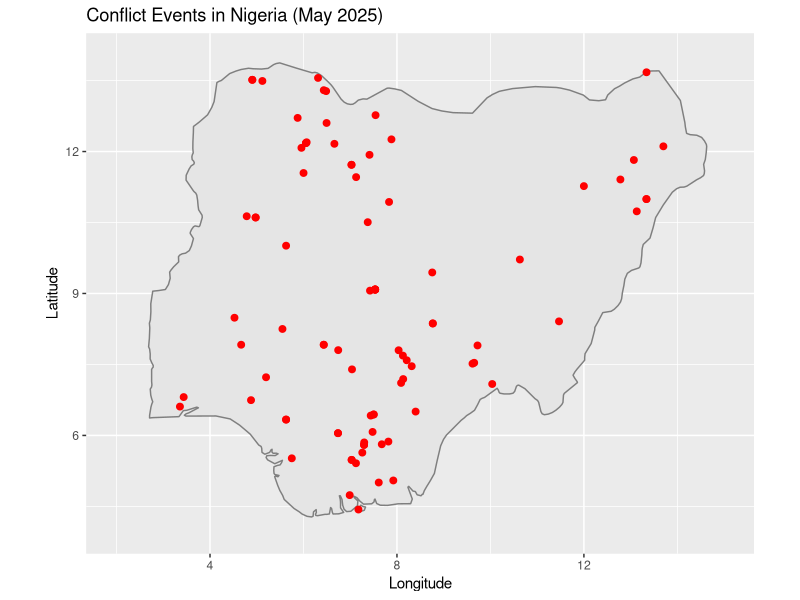
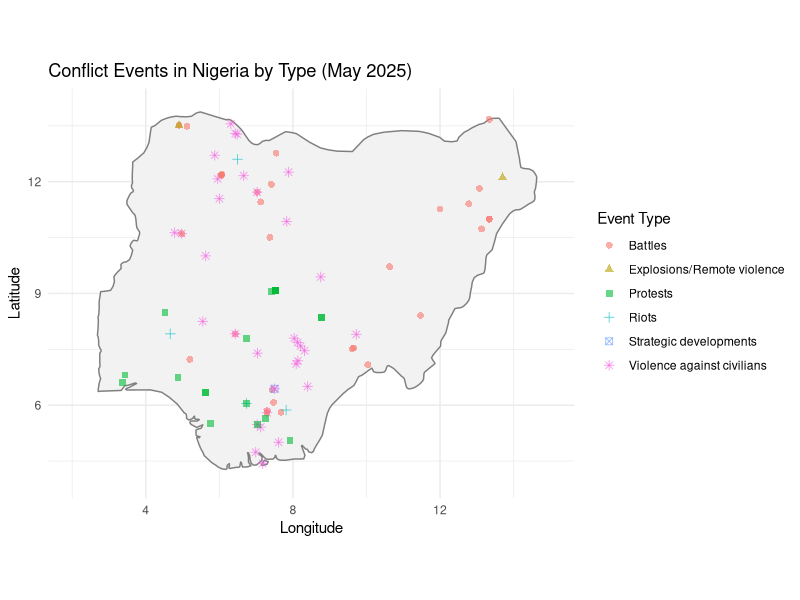
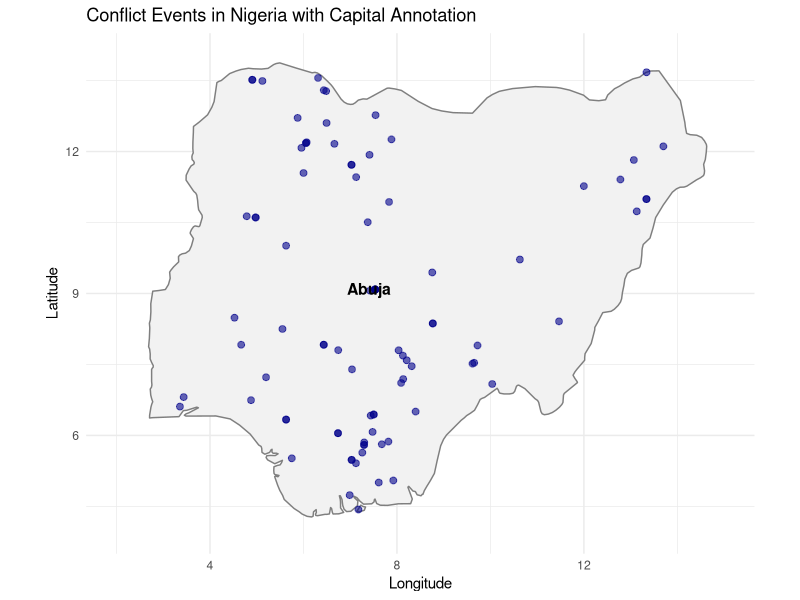

These charts were generated, in order, by the following R code:
#####         
rm(list=ls())


##  Exercise 1
# Load the CSV file
conflict <- read.csv("africa_acled_may2025.csv")

# How many events are in the dataset?
nrow(conflict)

# Which countries have the most events?
table(conflict$country)

# To sort the country counts in descending order:
sort(table(conflict$country), decreasing = TRUE)

# Explore the date range
# First, check the class of the date column
class(conflict$event_date)

# If not already in Date format, convert it
conflict$event_date <- as.Date(conflict$event_date)

# Now get the earliest and latest dates
min(conflict$event_date, na.rm = TRUE)
max(conflict$event_date, na.rm = TRUE)


## Exercise 2
# Filter data to Nigeria
conflict_NG <- subset(conflict, country == "Nigeria")

# Load required libraries
library(ggplot2)
library(maps)

# Base map with Nigeria's coordinates
ggplot() +
  borders("world", regions = "Nigeria", fill = "gray90", color = "black") +
  geom_point(data = conflict_NG,
             aes(x = longitude, y = latitude),
             color = "red", size = 2) +
  coord_quickmap(xlim = c(2, 15), ylim = c(4, 14)) +
  labs(title = "Conflict Events in Nigeria (May 2025)",
       x = "Longitude", y = "Latitude")


## Exercise 3
ggplot() +
  borders("world", regions = "Nigeria", fill = "gray95", color = "black") +
  geom_point(data = conflict_NG,
             aes(x = longitude, y = latitude, color = event_type, shape = event_type),
             size = 2, alpha = 0.6) +
  coord_quickmap(xlim = c(2, 15), ylim = c(4, 14)) +
  labs(title = "Conflict Events in Nigeria by Type (May 2025)",
       x = "Longitude", y = "Latitude",
       color = "Event Type", shape = "Event Type") +
  theme_minimal()


## Exercise 4
ggplot() +
  borders("world", regions = "Nigeria", fill = "gray95", color = "black") +
  geom_point(data = conflict_NG,
             aes(x = longitude, y = latitude),
             color = "darkblue", size = 2, alpha = 0.6) +
  geom_text(data = data.frame(x = 7.4, y = 9.1, label = "Abuja"),
            aes(x = x, y = y, label = label), 
            color = "black", size = 4, fontface = "bold") +
  coord_quickmap(xlim = c(2, 15), ylim = c(4, 14)) +
  labs(title = "Conflict Events in Nigeria with Capital Annotation",
       x = "Longitude", y = "Latitude") +
  theme_minimal()

